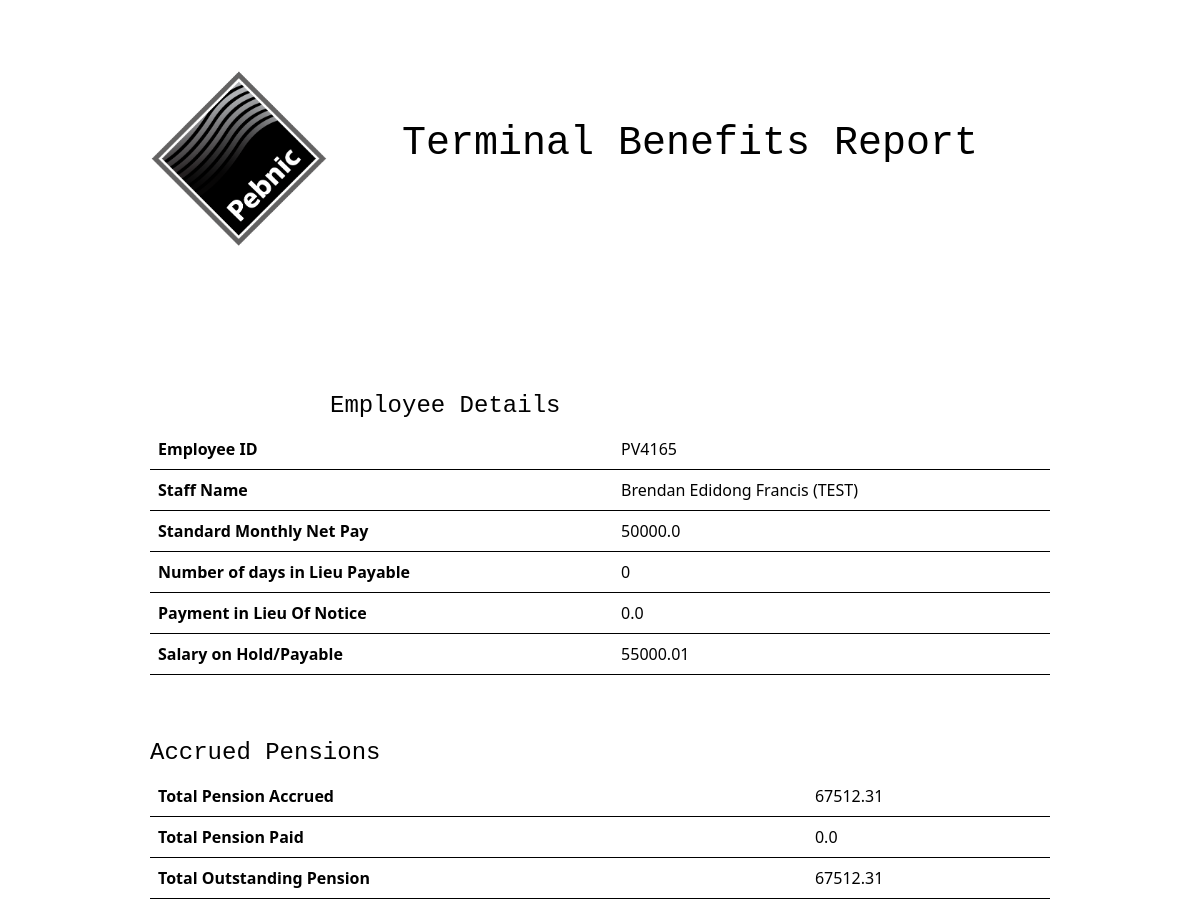
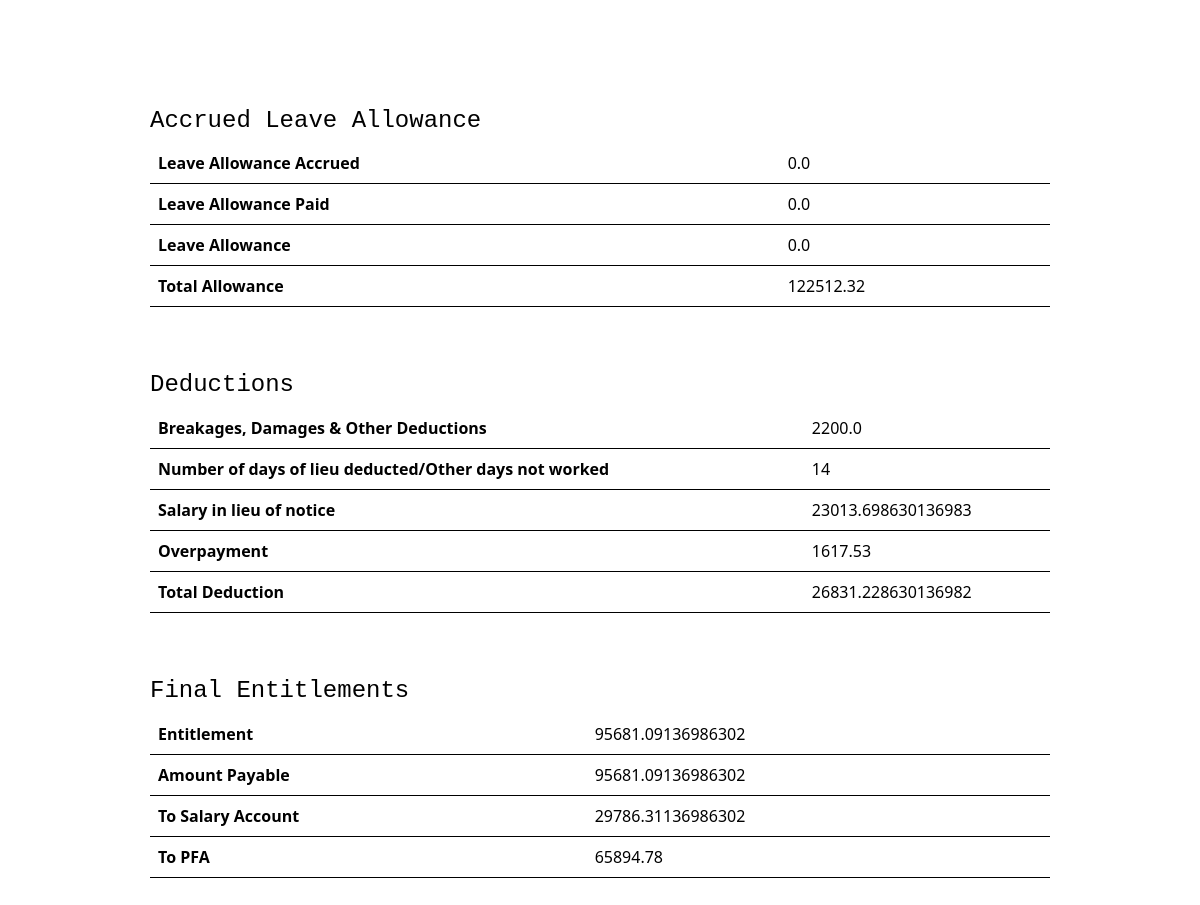
The page /statement/PV4165 (signed in) on the database its author committed (2 pictures, top to bottom).
### website/models.py (models this page shows)
class TerminalBenefit(db.Model):
    id = db.Column(db.Integer, primary_key=True)
    employee_id = db.Column(db.String(150))
    staff_name = db.Column(db.String(150))
    monthly_netpay = db.Column(db.Float)
    days_inlieu =db.Column(db.Integer)
    payment_inlieu = db.Column(db.Float)
    hold_salary = db.Column(db.Float)
    pension_accrued = db.Column(db.Float)
    pension_paid = db.Column(db.Float)
    outstanding_pension = db.Column(db.Float)
    leave_allowance_accrued = db.Column(db.Float)
    leave_allowance_paid = db.Column(db.Float)
    leave_allowance = db.Column(db.Float)
    total_allowance = db.Column(db.Float)
    breakages_damages = db.Column(db.Float)
    days_inlieu_deducted = db.Column(db.Integer)
    salary_inlieu = db.Column(db.Float)
    overpayment = db.Column(db.Float)
    total_deduction = db.Column(db.Float)
    entitlement = db.Column(db.Float)
    amount_payable = db.Column(db.Float)
    salary_account = db.Column(db.Float)
    pfa = db.Column(db.Float)

### website/views.py (the view)
@views.route('/statement/<id>', methods=['GET', 'POST'])
def statement(id):
    id_to_view = TerminalBenefit.query.filter_by(employee_id=id).first()
    return render_template("statement.html", user=current_user, id_to_view=id_to_view)

### website/templates/statement.html (shortened to what this page needs)
<!DOCTYPE html>
<html lang="en">
<head>
    <link rel="stylesheet" href="{{url_for('static', filename='base.css')}}">
    <link rel="stylesheet" href="{{url_for('static', filename='bootstrap.min.css')}}">
    <link rel="stylesheet" href="https://cdn.jsdelivr.net/npm/@fortawesome/fontawesome-free@6.2.0/css/fontawesome.min.css">
    <link rel="stylesheet" href="{{url_for('static', filename='report.css')}}">
</head>
<body>
  <div class="container padding">
    <div>
      <img src="{{url_for('static', filename='logo.png')}}" class="logo-image" style="float: left;">
      <h1 align="center">Terminal Benefits Report</h1>
    </div>
    <br>
    <br>
    <br>
    <br>
    <br>
    <br>
    <br>
    <br>
    <br>
    <h4 align="left">Employee Details</h4>
      <table class="table table-hover">
          <thead>
            <tr>
              <td class="tghead">Employee ID</td>
              <td>{{ id_to_view.employee_id }}</td>
            </tr>
          </thead>
          <tbody>
            <tr>
              <td class="tghead">Staff Name</td>
              <td>{{ id_to_view.staff_name }}</td>
            </tr>
            <tr>
              <td class="tghead">Standard Monthly Net Pay</td>
              <td>{{ id_to_view.monthly_netpay }}</td>
            </tr>
            <tr>
              <td class="tghead">Number of days in Lieu Payable</td>
              <td>{{ id_to_view.days_inlieu }}</td>
            </tr>
            <tr>
              <td class="tghead">Payment in Lieu Of Notice</td>
              <td>{{ id_to_view.payment_inlieu }}</td>
            </tr>
            <tr>
              <td class="tghead">Salary on Hold/Payable</td>
              <td>{{ id_to_view.hold_salary }}</td>
            </tr>
          </tbody>
      </table>
      <br>
      <br>
      <h4 align="left">Accrued Pensions</h4>
      <table class="table table-hover">
          <thead>
            <tr>
              <td class="tghead">Total Pension Accrued</td>
              <td>{{ id_to_view.pension_accrued }}</td>
            </tr>
          </thead>
          <tbody>
            <tr>
              <td class="tghead">Total Pension Paid</td>
              <td>{{ id_to_view.pension_paid }}</td>
            </tr>
            <tr>
              <td class="tghead">Total Outstanding Pension</td>
              <td>{{ id_to_view.outstanding_pension }}</td>
            </tr>
          </tbody>
      </table>
      <br>
      <br>
      <br>
      <br>
      <h4 align="left">Accrued Leave Allowance</h4>
      <table class="table table-hover">
          <thead>
            <tr>
                <td class="tghead">Leave Allowance Accrued</td>
                <td>{{ id_to_view.leave_allowance_accrued }}</td>
            </tr>
          </thead>
          <tbody>
            <tr>
              <td class="tghead">Leave Allowance Paid</td>
              <td>{{ id_to_view.leave_allowance_paid }}</td>
            </tr>
            <tr>
              <td class="tghead">Leave Allowance</td>
              <td>{{ id_to_view.leave_allowance }}</td>
            </tr>
            <tr>
              <td class="tghead">Total Allowance</td>
              <td>{{ id_to_view.total_allowance }}</td>
            </tr>
          </tbody>
      </table>
      <br>
      <br>
      <h4 align="left">Deductions</h4>
      <table class="table table-hover">
          <thead>
            <tr>
              <td class="tghead">Breakages, Damages & Other Deductions</td>
              <td>{{ id_to_view.breakages_damages }}</td>
            </tr>
          </thead>
          <tbody>
            <tr>
              <td class="tghead">Number of days of lieu deducted/Other days not worked</td>
              <td>{{ id_to_view.days_inlieu_deducted }}</td>
            </tr>
            <tr>
              <td class="tghead">Salary in lieu of notice</td>
              <td>{{ id_to_view.salary_inlieu }}</td>
            </tr>
            <tr>
              <td class="tghead">Overpayment</td>
              <td>{{ id_to_view.overpayment }}</td>
            </tr>
            <tr>
              <td class="tghead">Total Deduction</td>
              <td>{{ id_to_view.total_deduction }}</td>
            </tr>
          </tbody>
      </table>
      <br>
      <br>
      <h4 align="left">Final Entitlements</h4>
      <table class="table table-hover">
          <thead>
            <tr>
                <td class="tghead">Entitlement</td>
                <td>{{ id_to_view.entitlement }}</td>
            </tr>
          </thead>
          <tbody>
            <tr>
              <td class="tghead">Amount Payable</td>
              <td>{{ id_to_view.amount_payable }}</td>
            </tr>
            <tr>
              <td class="tghead">To Salary Account</td>
              <td>{{ id_to_view.salary_account }}</td>
            </tr>
            <tr>
              <td class="tghead">To PFA</td>
              <td>{{ id_to_view.pfa }}</td>
            </tr>
          </tbody>
      </table>
      <br>
      <br>
  <br>
  <br>
  </div>
</body>
</html>

### website/static/base.css (style rules this page uses)
.logo-image { width: 50%; height: auto; padding-top: 50px; margin: 0; vertical-align: middle; float: right; }
body { overflow:auto; }

### website/static/report.css (style rules this page uses)
body { background-color: white !important; }
h1,h2,h3,h4, label,p { color: black !important; }
.table .tghead { font-weight:bold;text-align:left; color: black!important; }
td { color: black !important; }

### website/templates/statement.html (style rules this page uses)
h1,h2,h3,h4, label,p { color: whitesmoke; font-family: 'Courier New', Courier, monospace; }
.padding { padding: 10%; }
.table .tghead { font-weight:bold;text-align:left; color: whitesmoke; }
td { color: whitesmoke; }
table { caption-side: bottom; border-collapse: collapse; }
.table { --bs-table-bg: transparent; --bs-table-accent-bg: transparent; --bs-table-striped-color: #212529; --bs-table-striped-bg: rgba(0, 0, 0, 0.05); --bs-table-active-color: #212529; --bs-table-active-bg: rgba(0, 0, 0, 0.1); --bs-table-hover-color: #212529; --bs-table-hover-bg: rgba(0, 0, 0, 0.075); width: 100%; margin-bottom: 1rem; color: #212529; vertical-align: top; border-color: black; }
.table > :not(caption) > * > * { padding: 0.5rem 0.5rem; background-color: var(--bs-table-bg); border-bottom-width: 1px; box-shadow: inset 0 0 0 9999px var(--bs-table-accent-bg); }
.table > tbody { vertical-align: inherit; }
.table > thead { vertical-align: bottom; }
.table > :not(:last-child) > :last-child > * { border-bottom-color: currentColor; }
.logo-image { width: 20%; height: auto; padding-bottom: 50px; margin: 0; display: block; margin-left: auto; margin-right: auto; position: relative; top: -100px; }

### rows shown on the page
TerminalBenefit: employee_id "PV4165", staff_name "Brendan Edidong Francis (TEST)", monthly_netpay "50000.0", days_inlieu "0", payment_inlieu "0.0", hold_salary "55000.01", pension_accrued "67512.31", pension_paid "0.0", outstanding_pension "67512.31", leave_allowance_accrued "0.0", leave_allowance_paid "0.0", leave_allowance "0.0", total_allowance "122512.32", breakages_damages "2200.0", days_inlieu_deducted "14", salary_inlieu "23013.698630136983", overpayment "1617.53", total_deduction "26831.228630136982", entitlement "95681.09136986302", amount_payable "95681.09136986302", salary_account "29786.31136986302", pfa "65894.78"
